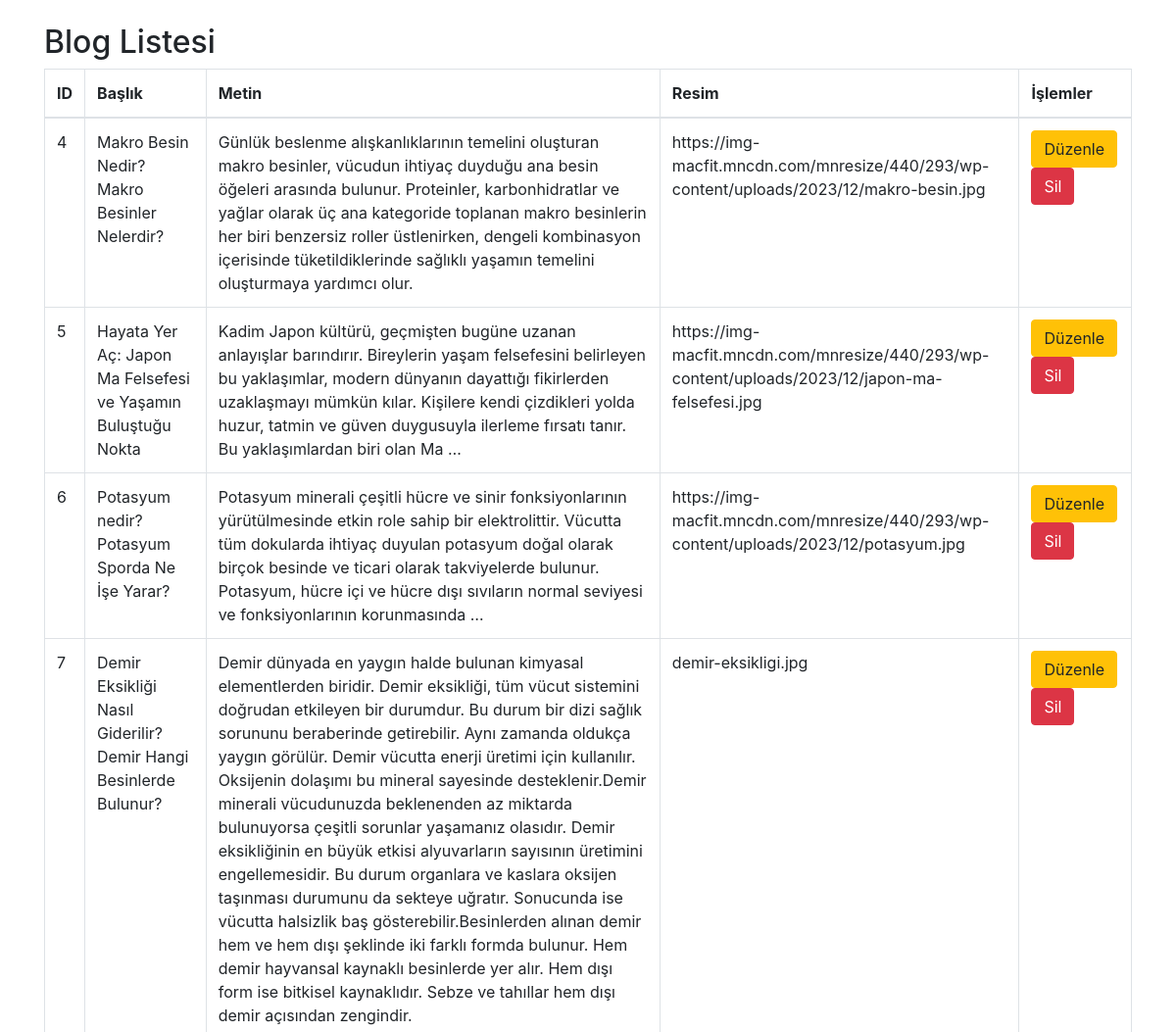
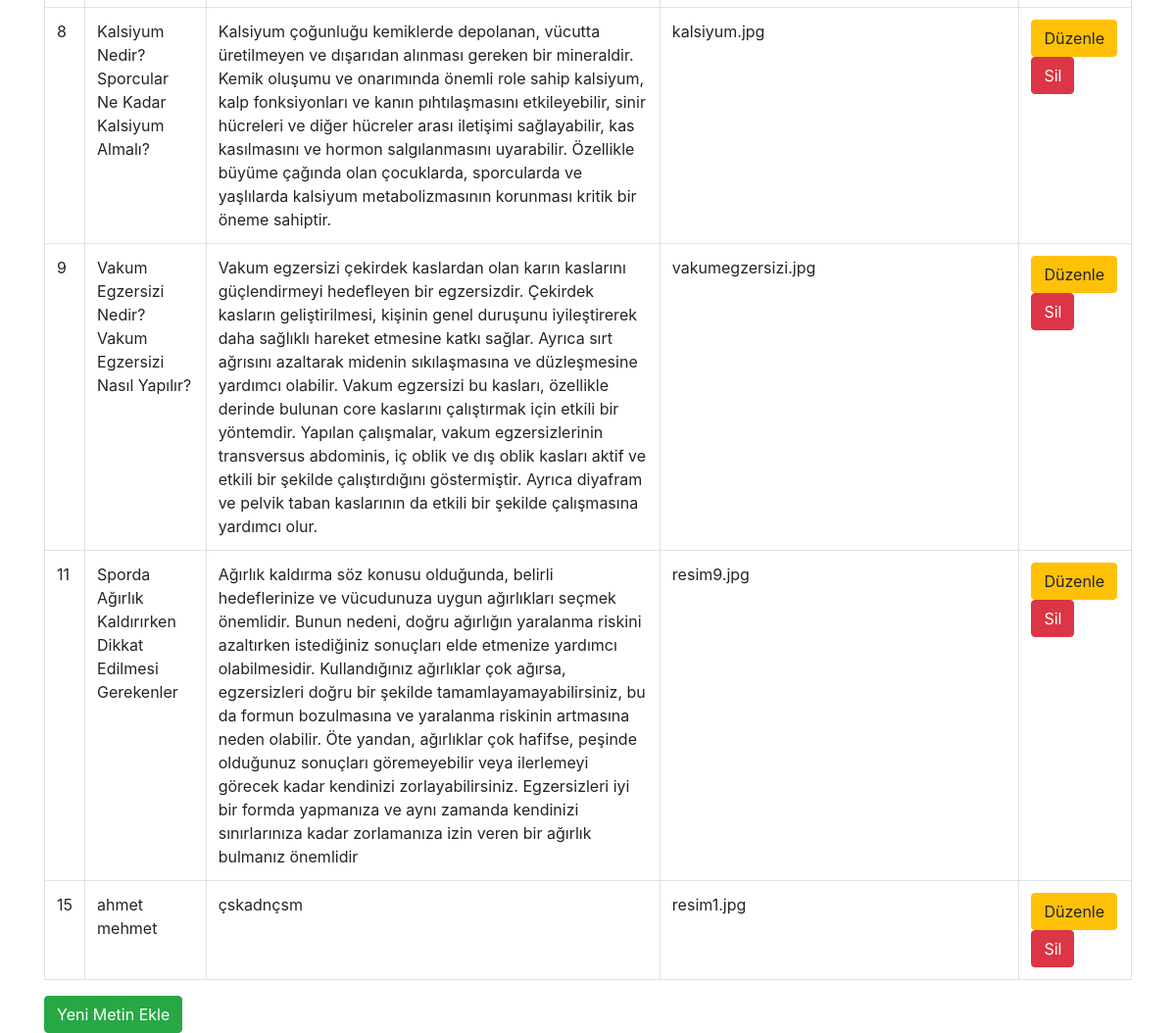
The page /yönetim/admin.php on the database its author committed (2 pictures, top to bottom).
### tables this page shows
CREATE TABLE `fitness` (
  `id` int(11) NOT NULL,
  `baslik` varchar(1000) NOT NULL,
  `metin` text NOT NULL,
  `resim` varchar(1000) NOT NULL
);

### yönetim/admin.php (the view, shortened to what this page needs)
<?php
$servername = "localhost";
$username = "root";
$password = "";
$database = "blogdb";
$conn = new mysqli($servername, $username, $password, $database);
$sql = "SELECT id, baslik, metin, resim FROM fitness";
$result = $conn->query($sql);
?>
<!DOCTYPE html>
<html lang="en">
<head>
    <link rel="stylesheet" href="https://stackpath.bootstrapcdn.com/bootstrap/4.3.1/css/bootstrap.min.css">
</head>
<body>
<div class="container mt-4">
    <h2>Blog Listesi</h2>
    <table class="table table-bordered">
        <thead>
        <tr>
            <th>ID</th>
            <th>Başlık</th>
            <th>Metin</th>
            <th>Resim</th>
            <th>İşlemler</th>
        </tr>
        </thead>
        <tbody>
        <?php
        if ($result->num_rows > 0) {
            while ($row = $result->fetch_assoc()) {
                echo "<tr>";
                echo "<td>" . $row["id"] . "</td>";
                echo "<td>" . $row["baslik"] . "</td>";
                echo "<td>" . $row["metin"] . "</td>";
                echo "<td>" . $row["resim"] . "</td>";
                echo "<td>
                    <a class='btn btn-warning' href='update.php?id=" . $row["id"] . "'>Düzenle</a>
                    <a class='btn btn-danger' href='delete.php?id=" . $row["id"] . "'>Sil</a>
                  </td>";
                echo "</tr>";
            }
        } else {
            echo "<tr><td colspan='5'>Kayıt bulunamadı.</td></tr>";
        }
        ?>
        </tbody>
    </table>
    <a class="btn btn-success" href="add.php">Yeni Metin Ekle</a>
</div>

### rows shown on the page
fitness: id "4", baslik "Makro Besin Nedir? Makro Besinler Nelerdir?", metin "Günlük beslenme alışkanlıklarının temelini oluşturan makro besinler, vücudun ihtiyaç duyduğu ana besin öğeleri arasında bulunur. Proteinler, karbonhidratlar ve yağlar olarak üç ana kategoride toplanan makro besinlerin her biri benzersiz roller üstlenirken, dengeli kombinasyon içerisinde tüketildiklerinde sağlıklı yaşamın temelini oluşturmaya yardımcı olur.", resim "https://img-macfit.mncdn.com/mnresize/440/293/wp-content/uploads/2023/12/makro-besin.jpg"
fitness: id "5", baslik "Hayata Yer Aç: Japon Ma Felsefesi ve Yaşamın Buluştuğu Nokta", metin "Kadim Japon kültürü, geçmişten bugüne uzanan anlayışlar barındırır. Bireylerin yaşam felsefesini belirleyen bu yaklaşımlar, modern dünyanın dayattığı fikirlerden uzaklaşmayı mümkün kılar. Kişilere kendi çizdikleri yolda huzur, tatmin ve güven duygusuyla ilerleme fırsatı tanır. Bu yaklaşımlardan biri olan Ma …", resim "https://img-macfit.mncdn.com/mnresize/440/293/wp-content/uploads/2023/12/japon-ma-felsefesi.jpg"
fitness: id "6", baslik "Potasyum nedir? Potasyum Sporda Ne İşe Yarar?", metin "Potasyum minerali çeşitli hücre ve sinir fonksiyonlarının yürütülmesinde etkin role sahip bir elektrolittir. Vücutta tüm dokularda ihtiyaç duyulan potasyum doğal olarak birçok besinde ve ticari olarak takviyelerde bulunur. Potasyum, hücre içi ve hücre dışı sıvıların normal seviyesi ve fonksiyonlarının korunmasında …", resim "https://img-macfit.mncdn.com/mnresize/440/293/wp-content/uploads/2023/12/potasyum.jpg"
fitness: id "7", baslik "Demir Eksikliği Nasıl Giderilir? Demir Hangi Besinlerde Bulunur?", metin "Demir dünyada en yaygın halde bulunan kimyasal elementlerden biridir. Demir eksikliği, tüm vücut sistemini doğrudan etkileyen bir durumdur. Bu durum bir dizi sağlık sorununu beraberinde getirebilir. Aynı zamanda oldukça yaygın görülür. Demir vücutta enerji üretimi için kullanılır. Oksijenin dolaşımı bu mineral sayesinde desteklenir.Demir minerali vücudunuzda beklenenden az miktarda bulunuyorsa çeşitli sorunlar yaşamanız olasıdır. Demir eksikliğinin en büyük etkisi alyuvarların sayısının üretimini engellemesidir. Bu durum organlara ve kaslara oksijen taşınması durumunu da sekteye uğratır. Sonucunda ise vücutta halsizlik baş gösterebilir.Besinlerden alınan demir hem ve hem dışı şeklinde iki…", resim "demir-eksikligi.jpg"
fitness: id "8", baslik "Kalsiyum Nedir? Sporcular Ne Kadar Kalsiyum Almalı?", metin "Kalsiyum çoğunluğu kemiklerde depolanan, vücutta üretilmeyen ve dışarıdan alınması gereken bir mineraldir. Kemik oluşumu ve onarımında önemli role sahip kalsiyum, kalp fonksiyonları ve kanın pıhtılaşmasını etkileyebilir, sinir hücreleri ve diğer hücreler arası iletişimi sağlayabilir, kas kasılmasını ve hormon salgılanmasını uyarabilir. Özellikle büyüme çağında olan çocuklarda, sporcularda ve yaşlılarda kalsiyum metabolizmasının korunması kritik bir öneme sahiptir.", resim "kalsiyum.jpg"
fitness: id "9", baslik "Vakum Egzersizi Nedir? Vakum Egzersizi Nasıl Yapılır?", metin "Vakum egzersizi çekirdek kaslardan olan karın kaslarını güçlendirmeyi hedefleyen bir egzersizdir. Çekirdek kasların geliştirilmesi, kişinin genel duruşunu iyileştirerek daha sağlıklı hareket etmesine katkı sağlar. Ayrıca sırt ağrısını azaltarak midenin sıkılaşmasına ve düzleşmesine yardımcı olabilir. Vakum egzersizi bu kasları, özellikle derinde bulunan core kaslarını çalıştırmak için etkili bir yöntemdir. Yapılan çalışmalar, vakum egzersizlerinin transversus abdominis, iç oblik ve dış oblik kasları aktif ve etkili bir şekilde çalıştırdığını göstermiştir. Ayrıca diyafram ve pelvik taban kaslarının da etkili bir şekilde çalışmasına yardımcı olur.", resim "vakumegzersizi.jpg"
fitness: id "11", baslik "Sporda Ağırlık Kaldırırken Dikkat Edilmesi Gerekenler", metin "Ağırlık kaldırma söz konusu olduğunda, belirli hedeflerinize ve vücudunuza uygun ağırlıkları seçmek önemlidir. Bunun nedeni, doğru ağırlığın yaralanma riskini azaltırken istediğiniz sonuçları elde etmenize yardımcı olabilmesidir. Kullandığınız ağırlıklar çok ağırsa, egzersizleri doğru bir şekilde tamamlayamayabilirsiniz, bu da formun bozulmasına ve yaralanma riskinin artmasına neden olabilir. Öte yandan, ağırlıklar çok hafifse, peşinde olduğunuz sonuçları göremeyebilir veya ilerlemeyi görecek kadar kendinizi zorlayabilirsiniz. Egzersizleri iyi bir formda yapmanıza ve aynı zamanda kendinizi sınırlarınıza kadar zorlamanıza izin veren bir ağırlık bulmanız önemlidir", resim "resim9.jpg"
fitness: id "15", baslik "ahmet mehmet", metin "çskadnçsm", resim "resim1.jpg"
